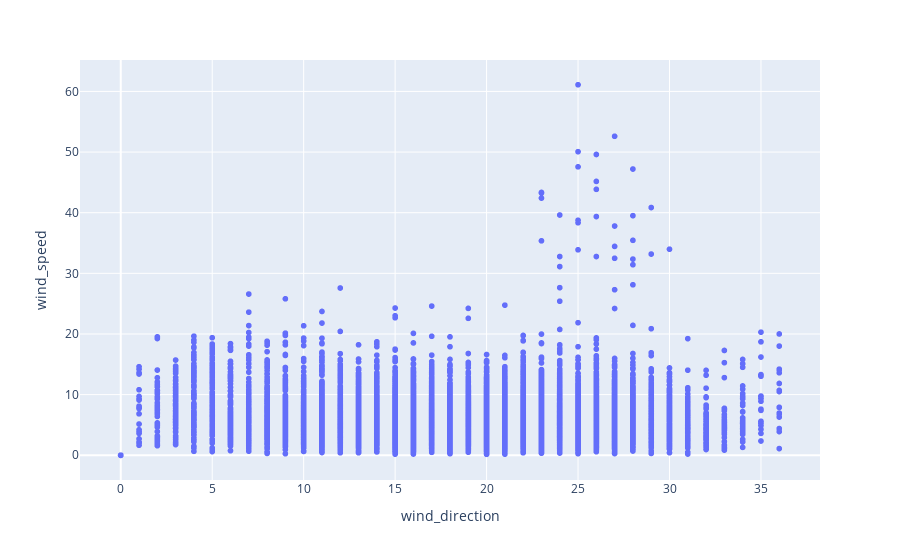

Here is the notebook cell this chart was saved with:
### Code cell
px.scatter(weatherdf, 'wind_direction', 'wind_speed')

### Figure 1 — Plotly figure (JSON) as saved in the notebook; plotly's stock layout.template omitted (floating-point values rounded to 4 significant figures; data arrays with more than 128 entries replaced by an {"elided": "..."} marker saying what was removed)
{"data": [{"hovertemplate": "wind_direction=%{x}<br>wind_speed=%{y}<extra></extra>", "legendgroup": "", "marker": {"color": "#636efa", "symbol": "circle"}, "mode": "markers", "name": "", "showlegend": false, "type": "scattergl", "x": {"elided": "16743 int values"}, "xaxis": "x", "y": {"elided": "16743 float values"}, "yaxis": "y"}], "layout": {"legend": {"tracegroupgap": 0}, "margin": {"t": 60}, "xaxis": {"anchor": "y", "domain": [0, 1], "title": {"text": "wind_direction"}}, "yaxis": {"anchor": "x", "domain": [0, 1], "title": {"text": "wind_speed"}}}}
